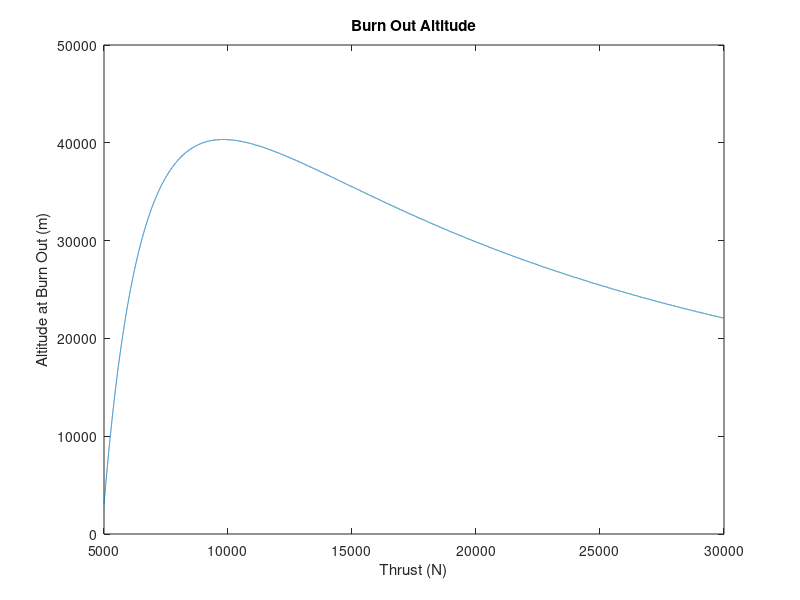
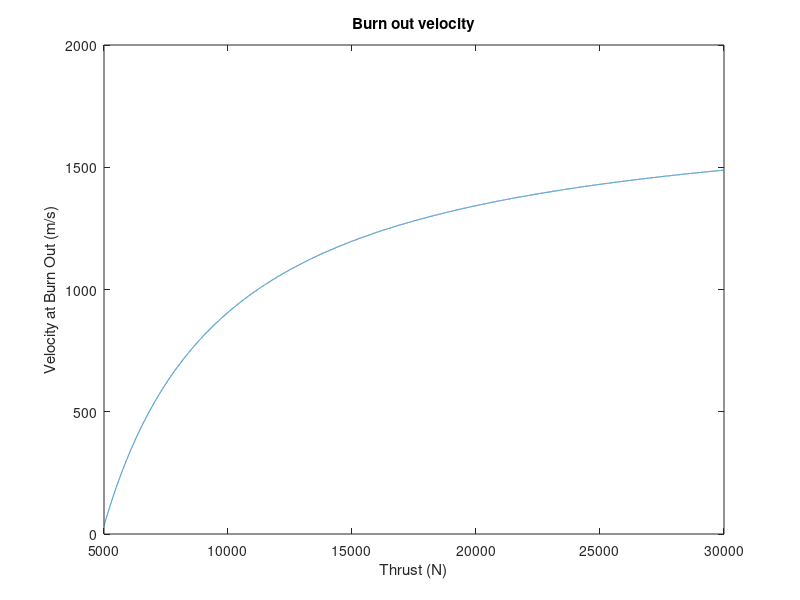
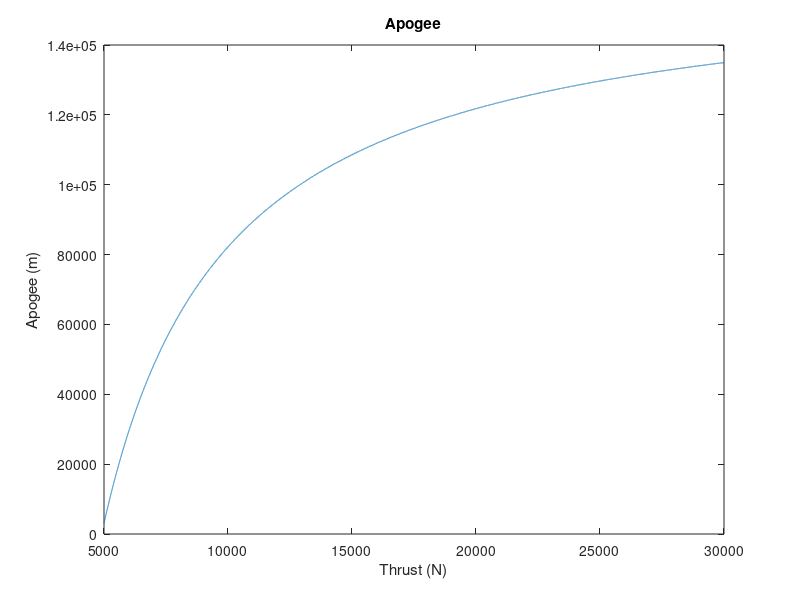

Recreate these plots in MATLAB, in order.
% Apogee Equation
% Author: Daniel Owen
% Created: 1/24/19
%
% Impulse Limit - 889,600

mass = 500;

thrust = [5e3:1:30e3];
impulse = 889600;
time = impulse./thrust;

x = 1/2*(thrust./mass - 9.81).*time.^2;

figure
plot(thrust, x);
xlabel('Thrust (N)')
ylabel('Altitude at Burn Out (m)')
title('Burn Out Altitude')

v = (thrust./mass - 9.81).*time;

figure
plot(thrust, v);
xlabel('Thrust (N)')
ylabel('Velocity at Burn Out (m/s)')
title('Burn out velocity')

t2 = v./9.81;

x2 = x + v.*t2 + 0.5*-9.81.*t2.^2;

figure
plot(thrust, x2);
xlabel('Thrust (N)')
ylabel('Apogee (m)')
title('Apogee')
